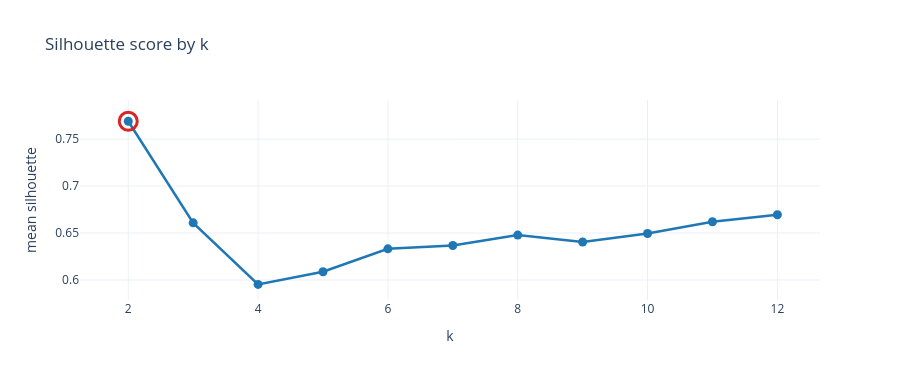

The code cell stored with this chart in its notebook:
### Markdown cell above
<details>
<summary><b>Maths: The silhouette coefficient</b> (click to expand)</summary>

For a point $i$ in cluster $C$, let $a_i$ be the mean distance to the other
points of $C$, and $b_i$ the lowest mean distance to any *other* cluster. Then

$$s_i = \frac{b_i - a_i}{\max(a_i, b_i)} \in [-1, 1].$$

Near $+1$: comfortably inside its own cluster. Near $0$: on a boundary. Negative:
probably assigned to the wrong one. The score for a whole partition is the mean
of $s_i$.

Note what it measures: **how tight and well-separated the groups are, in the
distance you gave it**. It has no idea what the points mean.

</details>

### Code cell
X = quakes[["lat", "lon"]].to_numpy()

ks = range(2, 13)
sils, inertias = [], []
for k in ks:
    km = KMeans(n_clusters=k, n_init=10, random_state=0).fit(X)
    sils.append(silhouette_score(X, km.labels_))
    inertias.append(km.inertia_)

best_k = list(ks)[int(np.argmax(sils))]

fig = go.Figure(go.Scatter(x=list(ks), y=sils, mode="lines+markers",
                           line=dict(color="#1f77b4", width=2.5),
                           marker=dict(size=9)))
fig.add_trace(go.Scatter(x=[best_k], y=[max(sils)], mode="markers",
                         marker=dict(size=18, color="#d62728",
                                     symbol="circle-open", line=dict(width=3)),
                         showlegend=False))
fig.update_layout(title="Silhouette score by k", xaxis_title="k",
                  yaxis_title="mean silhouette", height=380, showlegend=False)
fig.show()

print(f"Silhouette is highest at k = {best_k}  (score {max(sils):.3f})")
print(f"How did that compare with your guess?")

### Figure 1 — Plotly figure (JSON) as saved in the notebook; plotly's stock layout.template omitted (floating-point values rounded to 4 significant figures)
{"data": [{"line": {"color": "#1f77b4", "width": 2.5}, "marker": {"size": 9}, "mode": "lines+markers", "type": "scatter", "x": [2, 3, 4, 5, 6, 7, 8, 9, 10, 11, 12], "y": [0.769, 0.6608, 0.5953, 0.6087, 0.6331, 0.6367, 0.6478, 0.6405, 0.6495, 0.662, 0.6694]}, {"marker": {"color": "#d62728", "line": {"width": 3}, "size": 18, "symbol": "circle-open"}, "mode": "markers", "showlegend": false, "type": "scatter", "x": [2], "y": [0.769]}], "layout": {"height": 380, "showlegend": false, "title": {"text": "Silhouette score by k"}, "xaxis": {"title": {"text": "k"}}, "yaxis": {"title": {"text": "mean silhouette"}}}}
